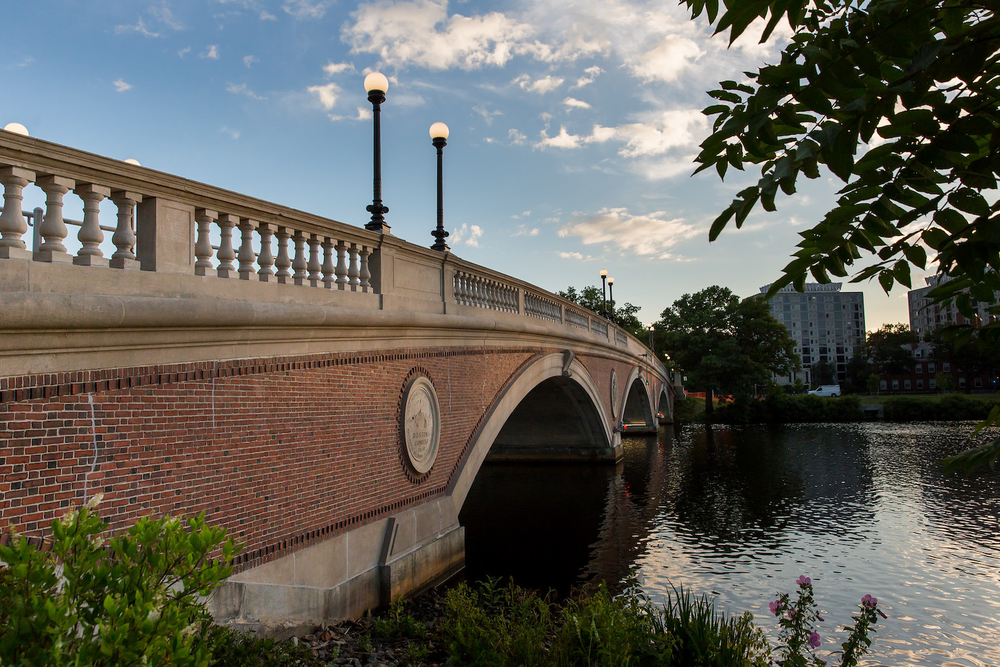
#> input picture 28-11-2023_p3/bridge.png, 1000 x 667 px, shrunk from 1500 x 1000 before the run
$ python filter.py
#> lines starting #> are read from the running program, lines starting #| are printed output that depends on the picture
import sys
from PIL import Image, ImageFilter

# Ensure correct usage
filename  = "bridge.png"
if len(sys.argv) == 2:
    filename = sys.argv[2]
# Open image
image = Image.open(filename).convert("RGB")

# Filter image according to edge detection kernel
kernel_aresta_laplaciana=[-1, -1, -1, -1, 8, -1, -1, -1, -1]
kernel_borda_sobel_h=[-1,0,1,-2,0,2,-1,0,1]
kernel_borda_sobel_v=[-1,-2,1,0,0,0,1,2,1]
kernel_desfoque=[1/9,1/9,1/9,1/9,1/9,1/9,1/9,1/9,1/9]
kernel_gaussiano=[1,2,1,2,4,2,1,2,1]
filtered = image.filter(
    ImageFilter.Kernel(size=(3, 3), kernel=kernel_borda_sobel_v, scale=1)
)
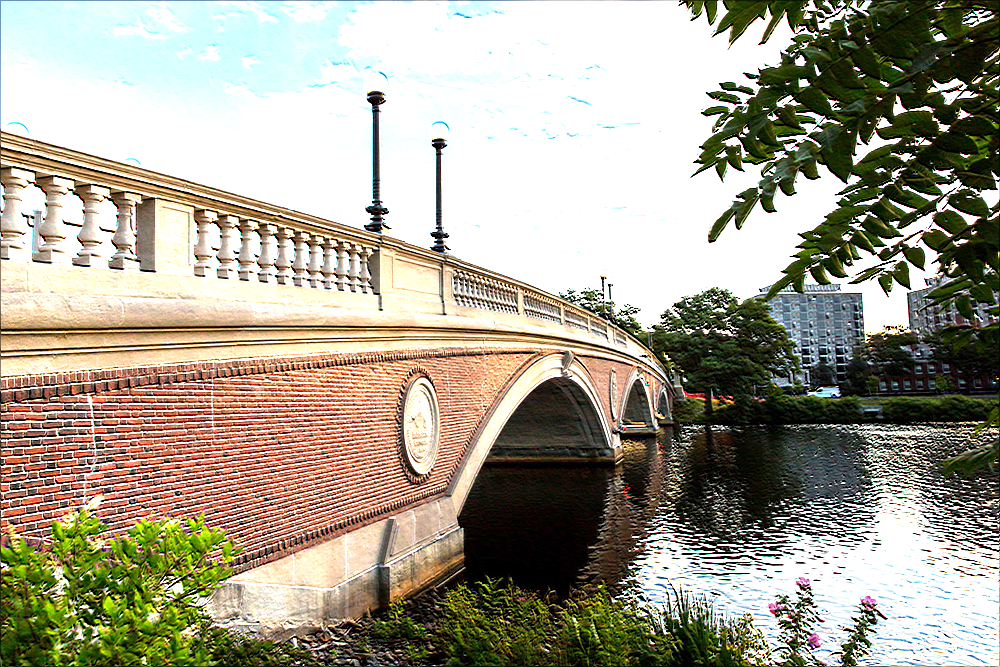
#> filtered: PIL image 1000x667 RGB; mean R, G, B 165, 159.1, 141.8

# Show resulting image
filtered.show()

# More operations at
# https://pillow.readthedocs.io/en/stable/reference/ImageFilter.html
# https://docs.opencv.org/3.4/d9/d61/tutorial_py_morphological_ops.html
